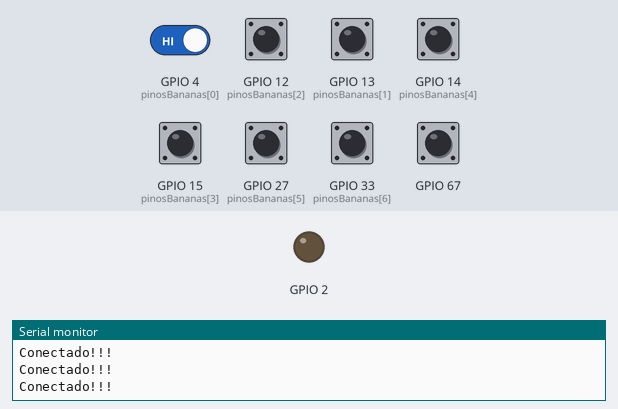
Bench run of a sketch on a simulated ESP32. On the bench: output pins drawn as LEDs (lit = HIGH), the last lines printed to the serial monitor. Inputs (shaded band) come from the test bench; at power-on: GPIO 4 (pinosBananas[0]), GPIO 12 (pinosBananas[2]), GPIO 13 (pinosBananas[1]), GPIO 14 (pinosBananas[4]), GPIO 15 (pinosBananas[3]), GPIO 27 (pinosBananas[5]), GPIO 33 (pinosBananas[6]), GPIO 67 HIGH. USB keyboard and mouse output is not drawn.

Above: at 1.2 s.
1.3 s: GPIO 4 (pinosBananas[0]) driven LOW
At 2.0 s:
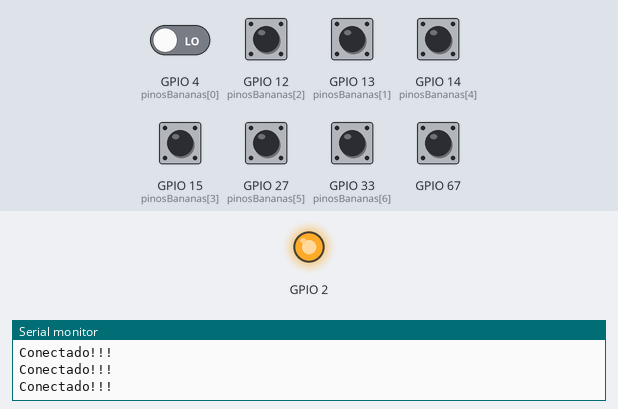
Timing chart, 0 to 4.3 s (numbered marks = the images above; inputs shaded):
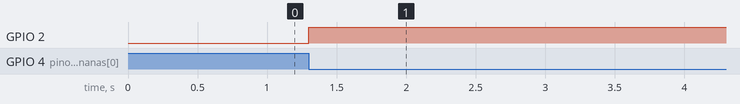

Measured:
- after the input at 1.3 s, GPIO 2: LOW → HIGH at once

The sketch:

codigo-das-banana.ino
```cpp
// Branch Original utilizando apenas BleKeyboard para emulação de teclas BlueTooth
// Escolha um dos arquivos BleKeyboard ZIP na pasta 'downloads' nesta Branch do repositório e o importe para seu sketch.

// Aviso: Se utilzando a versão otimizada do BleKeyboard importe para o sketch a biblioteca NimBle-Arduino!
// Não precisa incluir a biblioteca NiBle-Arduino no codigo, só basta estar presente dentro do sketch.

#include <BleKeyboard.h>

//============== Definindo teclas ======================
String teclas[7] = {"q", "w", "e", "r", "t", "y", "u"};
//String teclas[7] = {1, 2, 3, 4, 5, 6, 7}
//String teclas[7] = {i, o, p, a, s, d, f}
//======================================================

//==============Configurações Iniciais===================
bool teclaPressionada[7] = {false, false, false, false, false, false, false};
const int pinosBananas[7] = {4, 13, 12, 15, 14, 27, 33 };
BleKeyboard bleKeyboard("TecladoBanana", "Math e Thigas", 100);
//=======================================================

//=================== Setup ===========================
void setup() {
  for (int i = 0; i < 8; i++) {
    touchAttachInterrupt(pinosBananas[i], teclaTocada, 40);
    pinMode(pinosBananas[i], INPUT);
  }
  pinMode(2, OUTPUT);
  Serial.begin(115200);
  bleKeyboard.begin();
}
//=======================================================

//================= Loop Principal ======================
void loop() {
  if(bleKeyboard.isConnected()) {
    Serial.println("Conectado!!!");
  } else {
    Serial.println("Desconectado!!!");
  }
  delay(250);
}
//=======================================================

//============= Logica das Teclas/Pinos ===================
void teclaTocada() {
  for (int i = 0; i < 8; i++) {
    if (touchRead(pinosBananas[i]) < 22) { // Se a leitura do pino for menor que 22 significa que a tecla está pressionada.
      //Logica para pressionar a tecla .
      if (!teclaPressionada[i]) {
        teclaPressionada[i] = true;
        bleKeyboard.press(teclas[i][0]); // Pressiona a tecla
        //Serial.println("Tecla pressionada: " + teclas[i]);
        //setDelay()? blekey
        digitalWrite(2, HIGH);
      }
      //Logica para despressionar tecla e evitar repetição
    } else {
      if (teclaPressionada[i]) {
        teclaPressionada[i] = false;
        bleKeyboard.release(teclas[i][0]);
        digitalWrite(2, LOW);
      }
    }
  }
  //=====================================================
}
```
